Frame 1 (no input): blank canvas, image omitted
Frame 60 (no input): blank canvas, image omitted
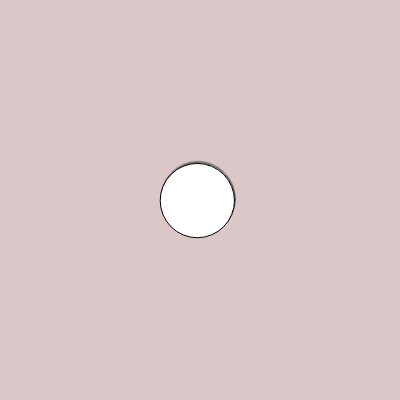
Frame 120 (the mouse pressed at the canvas centre since frame 60)

The p5.js sketch whose frames 1 and 60 were blank and that drew this single picture after the mouse press (run headless with seeded random() and noise() and a simulated clock; from frame 60 on, the mouse is pressed at the canvas centre):

// p5.js sketch
// ── sketch.js
let x =[]
let y =[]
let dia =[]

function setup() {
  createCanvas(400, 400);
}

function draw() {
  background(220,200,200,100);
  for(let i = 0;i<x.length;i++){
    
    x[i]+=random(-1,1)
    y[i]+=random(-1,1)
    circle(x[i],y[i],dia[i])
  }
}
function mousePressed(){
  x.push(mouseX);
  y.push(mouseY);
  dia.push(random(10,100))
}
